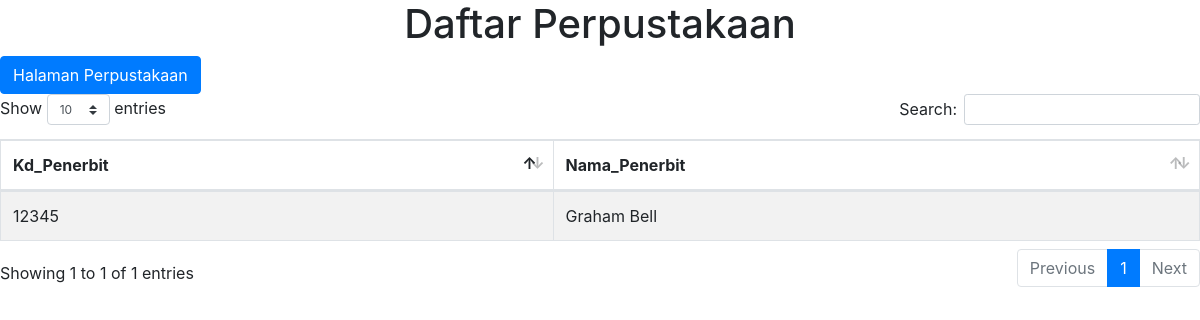
The app's page /Interface/latihan/penerbit.php, older data.
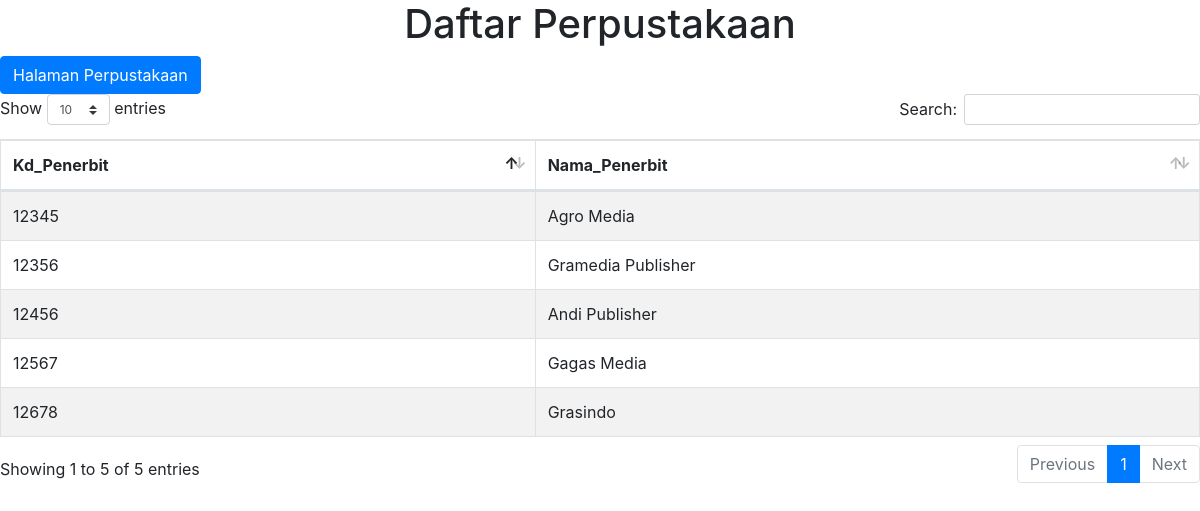
The same page, newer data.
### tables this page shows
CREATE TABLE `tb_penerbit` (
  `Kd_Penerbit` varchar(10) NOT NULL,
  `Nama_Penerbit` varchar(25) NOT NULL
);

### Interface/latihan/penerbit.php (the view, shortened to what this page needs)
<?php
$koneksi = mysqli_connect("localhost","root","","perpustakaan");
$result= mysqli_query ($koneksi,"SELECT * FROM tb_penerbit");
?>
<!DOCTYPE html>
<html>
<head>
        <link href="responsive.css" rel="stylesheet" />
</head>
<body>
    <h1 class="text-center">Daftar Perpustakaan</h1>
    <a href="index.php" class="btn btn-primary">Halaman Perpustakaan</a>
    <table  id="example" class="table table-bordered table-striped dt-responsive nowrap" style="width:100%;">
        <thead>
        <tr>
            <th>Kd_Penerbit</th>
            <th>Nama_Penerbit</th>
        </tr>
</thead>
<tbody>
       <?php while($row=mysqli_fetch_assoc($result)){ ?>
        <tr>
            <td><?= $row['Kd_Penerbit']; ?></td>
            <td><?= $row['Nama_Penerbit']; ?></td>
        </tr>
        <?php } ?>
    </tbody>
    </table>
</body>
</html>

Row changes from the older to the newer data that the page shows:
changed tb_penerbit id 12345: Nama_Penerbit "Graham Bell" → "Agro Media"
added tb_penerbit: Kd_Penerbit "12456", Nama_Penerbit "Andi Publisher"
added tb_penerbit: Kd_Penerbit "12567", Nama_Penerbit "Gagas Media"
added tb_penerbit: Kd_Penerbit "12356", Nama_Penerbit "Gramedia Publisher"
added tb_penerbit: Kd_Penerbit "12678", Nama_Penerbit "Grasindo"
Text that changed along with them:
text written by a page script: "Show entries Search: Showing 1 to 1 of 1 entries Previous 1 Next" → "Show entries Search: Showing 1 to 5 of 5 entries Previous 1 Next"
